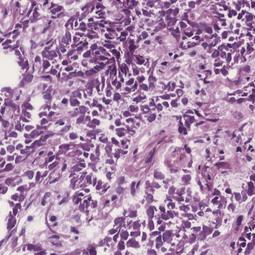
#> input picture test/img/normalization/normalized_tile.jpeg, 255 x 255 px; its folder holds 2 pictures in this run
$ python normalize.py ../test/img/normalization
#> lines starting #> are read from the running program, lines starting #| are printed output that depends on the picture
import os
from optparse import OptionParser

import numpy as np
from skimage import color
from PIL import Image

class Normalizer:
    """
        This class is used to normalize the H&E stained tiles.
    """

    def __init__(self):
        """
            Upon initializing this class creates three empty arrays to store the mean, standard deviation and size of each tile.
        """
        self.means = np.empty((0, 3))
        self.stds = np.empty((0, 3))
        self.size = np.empty((0, 3))


    def fit(self, tile):
        """
            This method saves the mean, standard deviation and size of the tile.

            args:
                - tile: A PIL Image of the tile to be fit.
        """
        tile_array = np.array(tile)
        lab = color.rgb2lab(tile_array)

        self.means = np.append(self.means, [[np.mean(lab[:,:,i]) for i in range(3)]], axis=0)
        self.stds = np.append(self.stds, [[np.std(lab[:,:,i]) for i in range(3)]], axis=0)
        self.size = np.append(self.size, [[lab[:, :, i].shape[0] * lab[:, :, i].shape[1] for i in range(3)]], axis=0)


    def fit_dir(self, current_path):
        """
            This functions recursively fits an entire direcotry of tiles.

            args:
                - current_path: The directory which will be fit.
        """
#> called with current_path = '../test/img/normalization'
        for filename in os.listdir(current_path):
            if filename != "rejected":
                new_path = os.path.join(current_path, filename)
                if os.path.isfile(new_path):
                    tile = Image.open(new_path)
#> tile is the input picture: PIL image 255x255 RGB; mean R, G, B 173, 138.3, 174.4
                    self.fit(tile)
#> in fit, `lab = color.rgb2lab(tile_array)`: lab: shape (255, 255, 3) float64; mean of channels 0, 1, 2 61.4, 19.9, -14.1
#> in fit, `self.means = np.append(self.means, [[np.mean(lab[:,:,i]) for i in rang..`: self.means = [[61.43, 19.9, -14.08]]
#> in fit, `self.stds = np.append(self.stds, [[np.std(lab[:,:,i]) for i in range(3..`: self.stds = [[18.45, 6.58, 5.9]]
                else:
                    self.fit_dir(new_path)
#> pass 2 of the loop in fit_dir, `for filename in os.listdir(current_path):`:
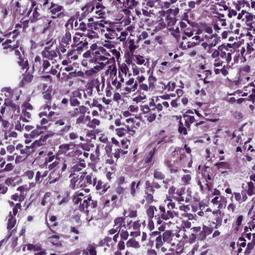
#> input picture test/img/normalization/regular_tile.jpeg, 255 x 255 px
#> in fit_dir, tile is the input picture: PIL image 255x255 RGB; mean R, G, B 161.6, 130.2, 168.4


    def normalize(self, tile):
        """
            This function normalizes the given tile to have consistent mean and standard deviation. The average
            standard deviation is calculated using the formula outlined in

            args:
                - tile: A PIL Image of the tile to be normalized.

            return:
                - The normalized image as a PIL Image.
        """

        total_n = np.sum(self.size, axis=0)
#> total_n = [130050, 130050, 130050]
        weighted_avg = np.sum(np.multiply(self.size, self.means), axis=0)/ total_n
#> weighted_avg = [59.66, 19.69, -15.01]

        sig_2 = np.sum(np.multiply(self.size-1, self.stds) + np.multiply(self.size, (self.means - weighted_avg)**2), axis=0)/total_n
#> sig_2 = [23.07, 6.68, 6.68]

        sig = np.sqrt(sig_2)
#> sig = [4.8, 2.59, 2.58]

        mu = np.mean(self.means, axis=0)
#> mu = [59.66, 19.69, -15.01]

        tile_array = np.array(tile)
        lab = color.rgb2lab(tile_array)

        t_mean = [0,0,0]
        t_std  = [1,1,1]

        # Each channel
        for i in range(3):
            t_mean[i] = np.mean(lab[:,:,i])
            t_std[i]  = np.std(lab[:,:,i])
            tmp = ( (lab[:,:,i] - t_mean[i]) * (sig[i] / t_std[i]) ) + mu[i]
            if i == 0:
                tmp[tmp<0] = 0
                tmp[tmp>100] = 100
                lab[:,:,i] = tmp
            else:
                tmp[tmp<-127] = -127
                tmp[tmp>127] = 127
                lab[:,:,i] = tmp
#> this loop made 3 passes
#> pass 1, in normalize, `tmp = ( (lab[:,:,i] - t_mean[i]) * (sig[i] / t_std[i]) ) + mu[i]`:
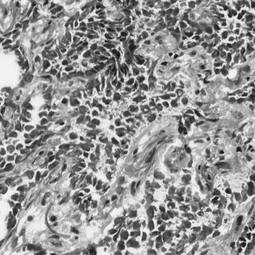
#> tmp: shape (255, 255) float64; min 46.27, max 69.12, mean 59.7; drawn with min black and max white
#> pass 2, in normalize, `tmp = ( (lab[:,:,i] - t_mean[i]) * (sig[i] / t_std[i]) ) + mu[i]`:
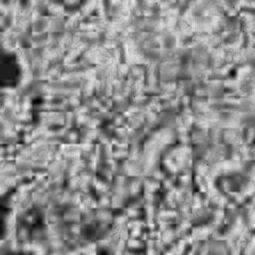
#> tmp: shape (255, 255) float64; min 10.31, max 27.13, mean 19.7; drawn with min black and max white
#> pass 3, in normalize, `tmp = ( (lab[:,:,i] - t_mean[i]) * (sig[i] / t_std[i]) ) + mu[i]`:
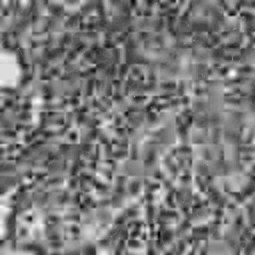
#> tmp: shape (255, 255) float64; min -23.63, max -5.51, mean -15.01; drawn with min black and max white
#> after the loop: lab: shape (255, 255, 3) float64; mean of channels 0, 1, 2 59.7, 19.7, -15
#> after the loop, t_mean = [61.43, 19.9, -14.08]; t_std = [18.45, 6.58, 5.9]

        return Image.fromarray((color.lab2rgb(lab)*255).astype(np.uint8))
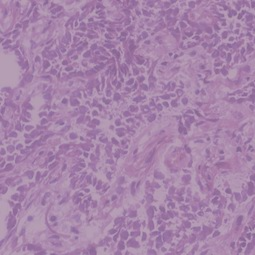
#> returned value: PIL image 255x255 RGB; mean R, G, B 166, 132.2, 169.9


    def normalize_dir(self, current_path):
        """
            This functions recursively normalizes an entire direcotry of tiles.

            args:
                - current_path: The directory which will be normalized.
        """
        for filename in os.listdir(current_path):
            if filename != "rejected":
                new_path = os.path.join(current_path, filename)
                if os.path.isfile(new_path):
                    tile = Image.open(new_path)
                    tile = self.normalize(tile)
                    tile.save(new_path)
                else:
                    self.normalize_dir(new_path)
#> pass 2 of the loop in normalize_dir, `for filename in os.listdir(current_path):`:
#> the loop in normalize (call 2), `for i in range(3):` made 3 passes
#> pass 3, in normalize (call 2), `tmp = ( (lab[:,:,i] - t_mean[i]) * (sig[i] / t_std[i]) ) + mu[i]`:
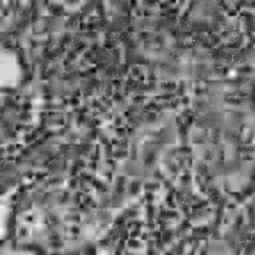
#> tmp: shape (255, 255) float64; min -23.12, max -5.13, mean -15.01; drawn with min black and max white
#> after the loop in normalize (call 2), `for i in range(3):`: t_mean = [57.89, 19.48, -15.93]; t_std = [21.41, 6.7, 5.75]
#> in normalize (call 2), `return Image.fromarray((color.lab2rgb(lab)*255).astype(np.uint8))`:
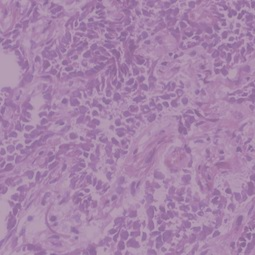
#> returned value: PIL image 255x255 RGB; mean R, G, B 166, 132.2, 169.9


if __name__ == "__main__":
    parser = OptionParser(usage='Usage: %prog <tile_dir>')
    (opts, args) = parser.parse_args()

    try:
        tile_dir = args[0]
    except IndexError:
        parser.error('Missing tile directory argument')

    normalizer = Normalizer()
    normalizer.fit_dir(tile_dir)
    normalizer.normalize_dir(tile_dir)
